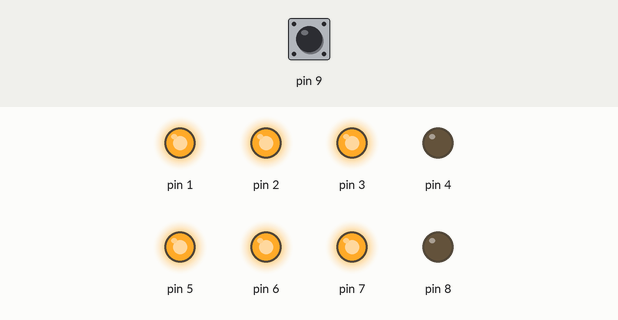
A sketch run on a simulated Arduino Uno, built with avr-gcc and run on an emulated ATmega328P. Shown: output pins drawn as LEDs (lit = HIGH). The test bench sets the inputs (shaded band); at power-on: pin 9 LOW.

Above: at 1.2 s.
1.3 s: pin 9 driven HIGH
At 2.4 s:
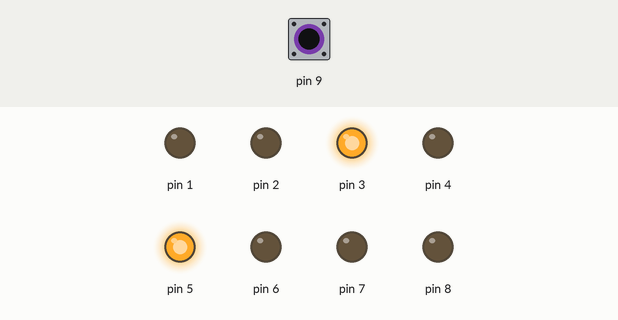
2.8 s: pin 9 pulsed LOW 5 times (0.12 s each, 0.3 s apart)
At 5.3 s:
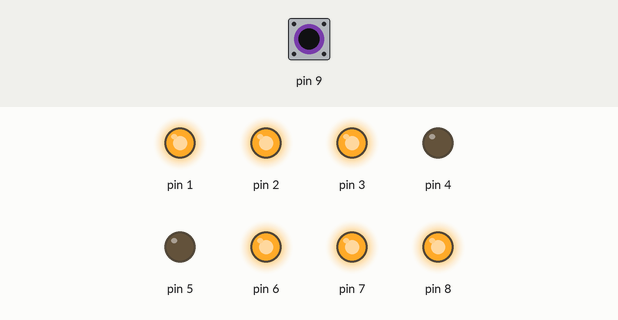
5.8 s: pin 9 pulsed LOW 2 times (0.12 s each, 0.3 s apart)
At 7.0 s:
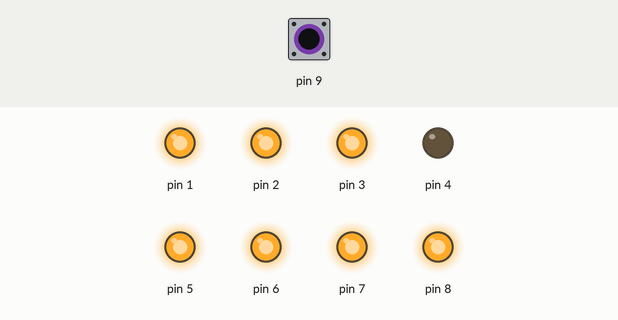
Timing chart, 0 to 8.8 s (numbered marks = the images above; inputs shaded):
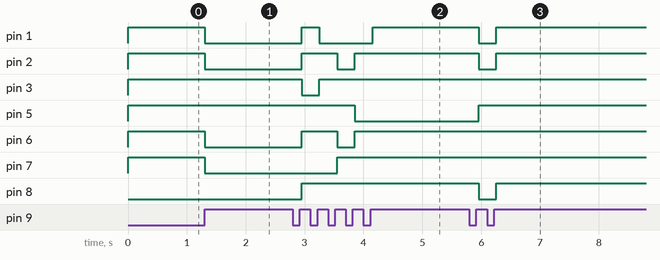

Measured:
- after the input at 1.3 s, pin 1, pin 2, pin 6, pin 7: HIGH → LOW at once
- after the input at 2.8 s, pin 1: LOW → HIGH after 0.15 s, → LOW 0.30 s later, → HIGH 0.90 s later; pin 2, pin 6: LOW → HIGH after 0.15 s, → LOW 0.60 s later, → HIGH 0.30 s later; pin 3: HIGH → LOW after 0.15 s, → HIGH 0.30 s later; pin 5: HIGH → LOW after 1.1 s; pin 7: LOW → HIGH after 0.75 s
- after the input at 5.8 s, pin 1, pin 2, pin 8: HIGH → LOW after 0.16 s, → HIGH 0.30 s later; pin 5: LOW → HIGH after 0.16 s

The sketch:

7seg_1digit.ino
```cpp
int val = 0;     // 読み取った値を保持する変数
int num = 0;

void setup() {
  // put your setup code here, to run once:

  //1～8番ピン　デジタル出力へセット
  for (int i=1; i<=8; i++){
    pinMode(i,OUTPUT);
  }
  pinMode(9,INPUT);
}

//LEDレイアウトを定義
//0,1,2,3,4,5,6,7,8,9,0,.　の順。
boolean Num_Array[11][8]={
  {1,1,1,0,1,1,1,0},{0,0,1,0,1,0,0,0},{1,1,0,0,1,1,0,1},{0,1,1,0,1,1,0,1},
  {0,0,1,0,1,0,1,1},{0,1,1,0,0,1,1,1},{1,1,1,0,0,1,1,1},{0,0,1,0,1,1,1,0},
  {1,1,1,0,1,1,1,1},{0,1,1,0,1,1,1,1},{0,0,0,1,0,0,0,0}
};
//LED表示関数を定義

void NumPrint(int Number){

  for (int w=0; w<=7; w++){
  digitalWrite(w+1,Num_Array[Number][w]);
  }
}

void loop() {
  // put your main code here, to run repeatedly:
  int tmpVal = digitalRead(9);
  if (val != tmpVal && HIGH == tmpVal) {
    ++num;
    if (num > 10) {
      num = 0;
    }
  }
//  if (HIGH == tmpVal) {
//    ++num;
//    if (num > 10) {
//      num = 0;
//    }
//  }

  val = tmpVal;
  NumPrint(num);
  delay(50);
}
```
